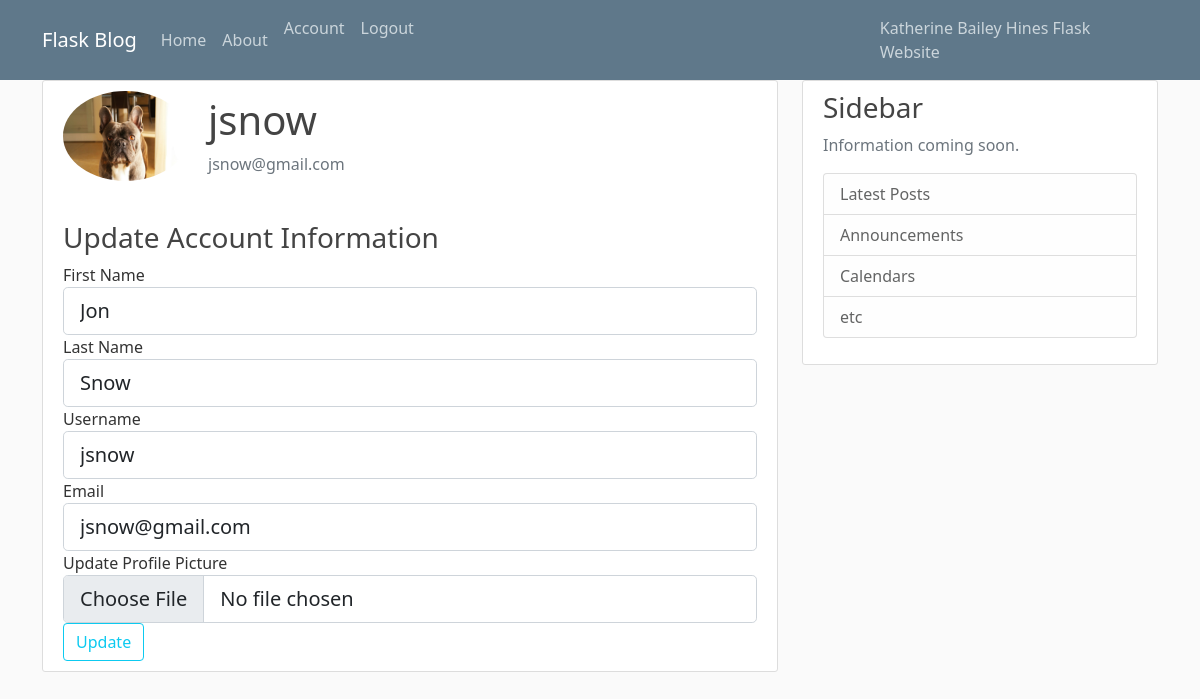
Page /account (signed in) on the committed database.
### app.py (models this page shows, shortened)
class User(db.Model):
    id = db.Column(db.Integer, primary_key=True)
    firstName = db.Column(db.String(40), unique=False, nullable=False)
    lastName = db.Column(db.String(40), unique=False, nullable=False)
    username = db.Column(db.String(15), unique=True, nullable=False)
    email = db.Column(db.String(100), unique=True, nullable=False)
    image_file = db.Column(db.String(20), nullable=False, default='default.jpg')
    password = db.Column(db.String(60), nullable=False)
    posts = db.relationship('Post', backref='author_posts', lazy=True)

### app.py (the view)
@app.route('/account', methods=['GET', 'POST'])
@login_required
def account():
    form = UpdateAccountForm()
    if form.validate_on_submit():
        current_user.firstName = form.firstName.data
        current_user.lastName = form.lastName.data
        current_user.username = form.username.data
        current_user.email = form.email.data
        db.session.commit()
        if form.picture.data:
            picture_file = save_picture(form.picture.data)
            current_user.image_file = picture_file
        db.session.commit()
        flash('Your account has been updated!', 'success')
        return redirect(url_for('account'))
    elif request.method == 'GET':
        form.firstName.data = current_user.firstName
        form.lastName.data = current_user.lastName
        form.username.data = current_user.username
        form.email.data = current_user.email
    image_file = url_for('static', filename='profile_pics/' + current_user.image_file)
    return render_template('account.html', title='Account', image_file=image_file, form=form)

### forms.py
class UpdateAccountForm(FlaskForm):
    firstName = StringField('First Name', validators=[InputRequired()])
    lastName = StringField('Last Name', validators=[InputRequired()])
    username = StringField('Username', validators=[InputRequired(), Length(min=2, max=15)])
    email = StringField('Email', validators=[InputRequired(), Email()])
    picture = FileField('Update Profile Picture', validators=[FileAllowed(['jpg', 'png', 'jpeg'])])
    submit = SubmitField('Update')

### app.py (called while the page is built)
@login_manager.user_loader
def load_user(user_id):
    return User.query.get(int(user_id))

### templates/account.html (shortened to what this page needs)
{% extends 'layout.html' %}
{% block content %}
    <div class="content-section">
        <div class="media" style="display: flex; align-items: center;">
            <img class="rounded-circle account-img" src="{{ image_file }}" style="height: 90px;">
            <div class="media-body ml-3">
                <h2 class="account-heading">{{ current_user.username }}</h2>
                <p class="text-secondary">{{ current_user.email }}</p>
            </div>
        </div>
        <h3 class="mt-4">Update Account Information</h3>
        <form method="POST" action="{{ url_for('update_account') }}" enctype="multipart/form-data">
            <div class="form-group">
                {{ form.firstName.label(class="form-control-label") }}
                {{ form.firstName(class="form-control form-control-lg") }}
            </div>
            <div class="form-group">
                {{ form.lastName.label(class="form-control-label") }}
                {{ form.lastName(class="form-control form-control-lg") }}
            </div>
            <div class="form-group">
                {{ form.username.label(class="form-control-label") }}
                {{ form.username(class="form-control form-control-lg") }}
            </div>
            <div class="form-group">
                {{ form.email.label(class="form-control-label") }}
                {{ form.email(class="form-control form-control-lg") }}
            </div>
            <div class="form-group">
                {{ form.picture.label(class="form-control-label") }}
                {{ form.picture(class="form-control form-control-lg") }}
            </div>
            <div class="form-group">
                {{ form.submit(class="btn btn-outline-info") }}
            </div>
        </form>
    </div>
  {% endblock content %}

### static/main.css (style rules this page uses)
body { background: #fafafa; color: #333333; margin-top: 5rem; }
h1, h2, h3, h4, h5, h6 { color: #444444; }
.content-section { background: #ffffff; padding: 10px 20px; border: 1px solid #dddddd; border-radius: 3px; margin-bottom: 20px; }
.account-img { height: 125px; width: 125px; margin-right: 20px; margin-bottom: 16px; }
.account-heading { font-size: 2.5rem; }

### rows in the picture
User: username "jsnow", email "jsnow@gmail.com", firstName "Jon", lastName "Snow"
